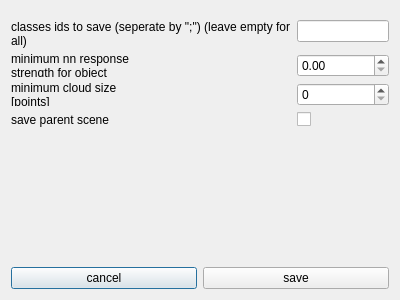
<?xml version="1.0" encoding="UTF-8"?>
<ui version="4.0">
 <class>SaveSettings</class>
 <widget class="QDialog" name="SaveSettings">
  <property name="geometry">
   <rect>
    <x>0</x>
    <y>0</y>
    <width>400</width>
    <height>300</height>
   </rect>
  </property>
  <property name="windowTitle">
   <string>Dialog</string>
  </property>
  <layout class="QVBoxLayout" name="verticalLayout_2">
   <item>
    <layout class="QFormLayout" name="formLayout">
     <property name="topMargin">
      <number>9</number>
     </property>
     <item row="0" column="0">
      <widget class="QLabel" name="label">
       <property name="text">
        <string>classes ids to save (seperate by &quot;;&quot;) (leave empty for all)</string>
       </property>
       <property name="wordWrap">
        <bool>true</bool>
       </property>
      </widget>
     </item>
     <item row="0" column="1">
      <widget class="QLineEdit" name="clsIDs_lineEdit"/>
     </item>
     <item row="1" column="0">
      <widget class="QLabel" name="label_2">
       <property name="text">
        <string>minimum nn response strength for object</string>
       </property>
       <property name="wordWrap">
        <bool>true</bool>
       </property>
      </widget>
     </item>
     <item row="1" column="1">
      <widget class="QDoubleSpinBox" name="nnRespon_doubleSpinBox"/>
     </item>
     <item row="2" column="0">
      <widget class="QLabel" name="label_3">
       <property name="text">
        <string>minimum cloud size [points]</string>
       </property>
       <property name="wordWrap">
        <bool>true</bool>
       </property>
      </widget>
     </item>
     <item row="2" column="1">
      <widget class="QSpinBox" name="cloudSize_spinBox"/>
     </item>
     <item row="3" column="0">
      <widget class="QLabel" name="label_4">
       <property name="text">
        <string>save parent scene</string>
       </property>
      </widget>
     </item>
     <item row="3" column="1">
      <widget class="QCheckBox" name="saveParentScene_checkBox">
       <property name="text">
        <string/>
       </property>
      </widget>
     </item>
    </layout>
   </item>
   <item>
    <spacer name="verticalSpacer">
     <property name="orientation">
      <enum>Qt::Vertical</enum>
     </property>
     <property name="sizeHint" stdset="0">
      <size>
       <width>20</width>
       <height>40</height>
      </size>
     </property>
    </spacer>
   </item>
   <item>
    <layout class="QHBoxLayout" name="horizontalLayout">
     <item>
      <widget class="QPushButton" name="pushButton_2">
       <property name="text">
        <string>cancel</string>
       </property>
      </widget>
     </item>
     <item>
      <widget class="QPushButton" name="save_pushButton">
       <property name="text">
        <string>save</string>
       </property>
      </widget>
     </item>
    </layout>
   </item>
  </layout>
 </widget>
 <resources/>
 <connections/>
</ui>
